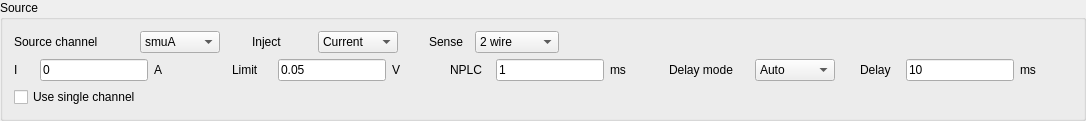
              <widget class="QGroupBox" name="SourceBox">
               <property name="title">
                <string>Source</string>
               </property>
               <layout class="QVBoxLayout" name="verticalLayout_6">
                <item>
                 <layout class="QHBoxLayout" name="HBoxLayout_general" stretch="10,1,10,1,0,20">
                  <item>
                   <layout class="QHBoxLayout" name="HBoxLayout_channel">
                    <item>
                     <widget class="QLabel" name="label_Channel">
                      <property name="sizePolicy">
                       <sizepolicy hsizetype="Fixed" vsizetype="Fixed">
                        <horstretch>0</horstretch>
                        <verstretch>0</verstretch>
                       </sizepolicy>
                      </property>
                      <property name="minimumSize">
                       <size>
                        <width>120</width>
                        <height>0</height>
                       </size>
                      </property>
                      <property name="text">
                       <string>Source channel</string>
                      </property>
                     </widget>
                    </item>
                    <item>
                     <widget class="QComboBox" name="comboBox_channel">
                      <property name="sizePolicy">
                       <sizepolicy hsizetype="Fixed" vsizetype="Fixed">
                        <horstretch>0</horstretch>
                        <verstretch>0</verstretch>
                       </sizepolicy>
                      </property>
                      <property name="minimumSize">
                       <size>
                        <width>80</width>
                        <height>0</height>
                       </size>
                      </property>
                      <property name="currentIndex">
                       <number>0</number>
                      </property>
                      <item>
                       <property name="text">
                        <string>smuA</string>
                       </property>
                      </item>
                      <item>
                       <property name="text">
                        <string>smuB</string>
                       </property>
                      </item>
                     </widget>
                    </item>
                   </layout>
                  </item>
                  <item>
                   <spacer name="horizontalSpacer_8">
                    <property name="orientation">
                     <enum>Qt::Horizontal</enum>
                    </property>
                    <property name="sizeHint" stdset="0">
                     <size>
                      <width>40</width>
                      <height>20</height>
                     </size>
                    </property>
                   </spacer>
                  </item>
                  <item>
                   <layout class="QHBoxLayout" name="HBoxLayout_inject" stretch="0,0">
                    <item>
                     <widget class="QLabel" name="label_inject">
                      <property name="sizePolicy">
                       <sizepolicy hsizetype="Fixed" vsizetype="Fixed">
                        <horstretch>0</horstretch>
                        <verstretch>0</verstretch>
                       </sizepolicy>
                      </property>
                      <property name="minimumSize">
                       <size>
                        <width>60</width>
                        <height>0</height>
                       </size>
                      </property>
                      <property name="text">
                       <string>Inject</string>
                      </property>
                     </widget>
                    </item>
                    <item>
                     <widget class="QComboBox" name="comboBox_inject">
                      <property name="sizePolicy">
                       <sizepolicy hsizetype="Fixed" vsizetype="Fixed">
                        <horstretch>0</horstretch>
                        <verstretch>0</verstretch>
                       </sizepolicy>
                      </property>
                      <property name="minimumSize">
                       <size>
                        <width>80</width>
                        <height>0</height>
                       </size>
                      </property>
                      <property name="currentIndex">
                       <number>0</number>
                      </property>
                      <item>
                       <property name="text">
                        <string>Current</string>
                       </property>
                      </item>
                      <item>
                       <property name="text">
                        <string>Voltage</string>
                       </property>
                      </item>
                     </widget>
                    </item>
                   </layout>
                  </item>
                  <item>
                   <spacer name="horizontalSpacer_9">
                    <property name="orientation">
                     <enum>Qt::Horizontal</enum>
                    </property>
                    <property name="sizeHint" stdset="0">
                     <size>
                      <width>40</width>
                      <height>20</height>
                     </size>
                    </property>
                   </spacer>
                  </item>
                  <item>
                   <layout class="QHBoxLayout" name="HBoxLayout_sourceSenseMode" stretch="0,0">
                    <item>
                     <widget class="QLabel" name="label_sourceSenseMode">
                      <property name="sizePolicy">
                       <sizepolicy hsizetype="Fixed" vsizetype="Fixed">
                        <horstretch>0</horstretch>
                        <verstretch>0</verstretch>
                       </sizepolicy>
                      </property>
                      <property name="minimumSize">
                       <size>
                        <width>40</width>
                        <height>0</height>
                       </size>
                      </property>
                      <property name="text">
                       <string>Sense</string>
                      </property>
                     </widget>
                    </item>
                    <item>
                     <widget class="QComboBox" name="comboBox_sourceSenseMode">
                      <property name="sizePolicy">
                       <sizepolicy hsizetype="Fixed" vsizetype="Fixed">
                        <horstretch>0</horstretch>
                        <verstretch>0</verstretch>
                       </sizepolicy>
                      </property>
                      <property name="minimumSize">
                       <size>
                        <width>80</width>
                        <height>0</height>
                       </size>
                      </property>
                      <property name="currentIndex">
                       <number>0</number>
                      </property>
                      <item>
                       <property name="text">
                        <string>2 wire</string>
                       </property>
                      </item>
                      <item>
                       <property name="text">
                        <string>4 wire</string>
                       </property>
                      </item>
                      <item>
                       <property name="text">
                        <string>2 &amp; 4 wire</string>
                       </property>
                      </item>
                     </widget>
                    </item>
                   </layout>
                  </item>
                  <item>
                   <spacer name="horizontalSpacer_11">
                    <property name="orientation">
                     <enum>Qt::Horizontal</enum>
                    </property>
                    <property name="sizeHint" stdset="0">
                     <size>
                      <width>40</width>
                      <height>20</height>
                     </size>
                    </property>
                   </spacer>
                  </item>
                 </layout>
                </item>
                <item>
                 <layout class="QHBoxLayout" name="HBoxLayout_sourceLine2" stretch="10,1,10,1,10,1,10,1,10,1">
                  <item>
                   <layout class="QHBoxLayout" name="HBoxLayout_sourceStart" stretch="0,0,0">
                    <item>
                     <widget class="QLabel" name="label_sourceSetValue">
                      <property name="sizePolicy">
                       <sizepolicy hsizetype="Fixed" vsizetype="Fixed">
                        <horstretch>0</horstretch>
                        <verstretch>0</verstretch>
                       </sizepolicy>
                      </property>
                      <property name="minimumSize">
                       <size>
                        <width>20</width>
                        <height>0</height>
                       </size>
                      </property>
                      <property name="text">
                       <string>I</string>
                      </property>
                     </widget>
                    </item>
                    <item>
                     <widget class="QLineEdit" name="lineEdit_sourceSetValue">
                      <property name="sizePolicy">
                       <sizepolicy hsizetype="Fixed" vsizetype="Fixed">
                        <horstretch>0</horstretch>
                        <verstretch>0</verstretch>
                       </sizepolicy>
                      </property>
                      <property name="minimumSize">
                       <size>
                        <width>20</width>
                        <height>0</height>
                       </size>
                      </property>
                      <property name="text">
                       <string>0</string>
                      </property>
                     </widget>
                    </item>
                    <item>
                     <widget class="QLabel" name="label_sourceSetValueUnits">
                      <property name="text">
                       <string>A</string>
                      </property>
                     </widget>
                    </item>
                   </layout>
                  </item>
                  <item>
                   <spacer name="horizontalSpacer_7">
                    <property name="orientation">
                     <enum>Qt::Horizontal</enum>
                    </property>
                    <property name="sizeHint" stdset="0">
                     <size>
                      <width>40</width>
                      <height>20</height>
                     </size>
                    </property>
                   </spacer>
                  </item>
                  <item>
                   <layout class="QHBoxLayout" name="HBoxLayout_sourceLimit" stretch="0,0,0">
                    <item>
                     <widget class="QLabel" name="label_sourceLimit">
                      <property name="sizePolicy">
                       <sizepolicy hsizetype="Fixed" vsizetype="Fixed">
                        <horstretch>0</horstretch>
                        <verstretch>0</verstretch>
                       </sizepolicy>
                      </property>
                      <property name="minimumSize">
                       <size>
                        <width>40</width>
                        <height>0</height>
                       </size>
                      </property>
                      <property name="text">
                       <string>Limit</string>
                      </property>
                     </widget>
                    </item>
                    <item>
                     <widget class="QLineEdit" name="lineEdit_sourceLimit">
                      <property name="sizePolicy">
                       <sizepolicy hsizetype="Fixed" vsizetype="Fixed">
                        <horstretch>0</horstretch>
                        <verstretch>0</verstretch>
                       </sizepolicy>
                      </property>
                      <property name="minimumSize">
                       <size>
                        <width>20</width>
                        <height>0</height>
                       </size>
                      </property>
                      <property name="text">
                       <string>0.05</string>
                      </property>
                     </widget>
                    </item>
                    <item>
                     <widget class="QLabel" name="label_sourceLimitUnits">
                      <property name="text">
                       <string>V</string>
                      </property>
                     </widget>
                    </item>
                   </layout>
                  </item>
                  <item>
                   <spacer name="horizontalSpacer_17">
                    <property name="orientation">
                     <enum>Qt::Horizontal</enum>
                    </property>
                    <property name="sizeHint" stdset="0">
                     <size>
                      <width>40</width>
                      <height>20</height>
                     </size>
                    </property>
                   </spacer>
                  </item>
                  <item>
                   <layout class="QHBoxLayout" name="HBoxLayout_sourceNPLC" stretch="0,0,0">
                    <item>
                     <widget class="QLabel" name="label_sourceNPLC">
                      <property name="sizePolicy">
                       <sizepolicy hsizetype="Fixed" vsizetype="Fixed">
                        <horstretch>0</horstretch>
                        <verstretch>0</verstretch>
                       </sizepolicy>
                      </property>
                      <property name="minimumSize">
                       <size>
                        <width>40</width>
                        <height>0</height>
                       </size>
                      </property>
                      <property name="text">
                       <string>NPLC</string>
                      </property>
                     </widget>
                    </item>
                    <item>
                     <widget class="QLineEdit" name="lineEdit_sourceNPLC">
                      <property name="sizePolicy">
                       <sizepolicy hsizetype="Fixed" vsizetype="Fixed">
                        <horstretch>0</horstretch>
                        <verstretch>0</verstretch>
                       </sizepolicy>
                      </property>
                      <property name="minimumSize">
                       <size>
                        <width>20</width>
                        <height>0</height>
                       </size>
                      </property>
                      <property name="baseSize">
                       <size>
                        <width>0</width>
                        <height>0</height>
                       </size>
                      </property>
                      <property name="text">
                       <string>1</string>
                      </property>
                     </widget>
                    </item>
                    <item>
                     <widget class="QLabel" name="label_sourceNPLCUnits">
                      <property name="text">
                       <string>ms</string>
                      </property>
                     </widget>
                    </item>
                   </layout>
                  </item>
                  <item>
                   <spacer name="horizontalSpacer_19">
                    <property name="orientation">
                     <enum>Qt::Horizontal</enum>
                    </property>
                    <property name="sizeHint" stdset="0">
                     <size>
                      <width>40</width>
                      <height>20</height>
                     </size>
                    </property>
                   </spacer>
                  </item>
                  <item>
                   <layout class="QHBoxLayout" name="HBoxLayout_sourceDelayMode">
                    <item>
                     <widget class="QLabel" name="label_sourceDelayMode">
                      <property name="sizePolicy">
                       <sizepolicy hsizetype="Fixed" vsizetype="Fixed">
                        <horstretch>0</horstretch>
                        <verstretch>0</verstretch>
                       </sizepolicy>
                      </property>
                      <property name="minimumSize">
                       <size>
                        <width>80</width>
                        <height>0</height>
                       </size>
                      </property>
                      <property name="text">
                       <string>Delay mode</string>
                      </property>
                     </widget>
                    </item>
                    <item>
                     <widget class="QComboBox" name="comboBox_sourceDelayMode">
                      <property name="sizePolicy">
                       <sizepolicy hsizetype="Fixed" vsizetype="Fixed">
                        <horstretch>0</horstretch>
                        <verstretch>0</verstretch>
                       </sizepolicy>
                      </property>
                      <property name="minimumSize">
                       <size>
                        <width>80</width>
                        <height>0</height>
                       </size>
                      </property>
                      <property name="currentIndex">
                       <number>0</number>
                      </property>
                      <item>
                       <property name="text">
                        <string>Auto</string>
                       </property>
                      </item>
                      <item>
                       <property name="text">
                        <string>Manual</string>
                       </property>
                      </item>
                     </widget>
                    </item>
                   </layout>
                  </item>
                  <item>
                   <spacer name="horizontalSpacer_20">
                    <property name="orientation">
                     <enum>Qt::Horizontal</enum>
                    </property>
                    <property name="sizeHint" stdset="0">
                     <size>
                      <width>40</width>
                      <height>20</height>
                     </size>
                    </property>
                   </spacer>
                  </item>
                  <item>
                   <layout class="QHBoxLayout" name="HBoxLayout_sourceDelay" stretch="0,0,0">
                    <item>
                     <widget class="QLabel" name="label_sourceDelay">
                      <property name="sizePolicy">
                       <sizepolicy hsizetype="Fixed" vsizetype="Fixed">
                        <horstretch>0</horstretch>
                        <verstretch>0</verstretch>
                       </sizepolicy>
                      </property>
                      <property name="minimumSize">
                       <size>
                        <width>40</width>
                        <height>0</height>
                       </size>
                      </property>
                      <property name="text">
                       <string>Delay</string>
                      </property>
                     </widget>
                    </item>
                    <item>
                     <widget class="QLineEdit" name="lineEdit_sourceDelay">
                      <property name="sizePolicy">
                       <sizepolicy hsizetype="Fixed" vsizetype="Fixed">
                        <horstretch>0</horstretch>
                        <verstretch>0</verstretch>
                       </sizepolicy>
                      </property>
                      <property name="minimumSize">
                       <size>
                        <width>20</width>
                        <height>0</height>
                       </size>
                      </property>
                      <property name="text">
                       <string>10</string>
                      </property>
                     </widget>
                    </item>
                    <item>
                     <widget class="QLabel" name="label_sourceDelayUnits">
                      <property name="text">
                       <string>ms</string>
                      </property>
                     </widget>
                    </item>
                   </layout>
                  </item>
                  <item>
                   <spacer name="horizontalSpacer_18">
                    <property name="orientation">
                     <enum>Qt::Horizontal</enum>
                    </property>
                    <property name="sizeHint" stdset="0">
                     <size>
                      <width>40</width>
                      <height>20</height>
                     </size>
                    </property>
                   </spacer>
                  </item>
                 </layout>
                </item>
                <item>
                 <layout class="QHBoxLayout" name="HBoxLayout_singleChannel">
                  <item>
                   <widget class="QCheckBox" name="checkBox_singleChannel">
                    <property name="text">
                     <string>Use single channel</string>
                    </property>
                   </widget>
                  </item>
                 </layout>
                </item>
               </layout>
              </widget>
